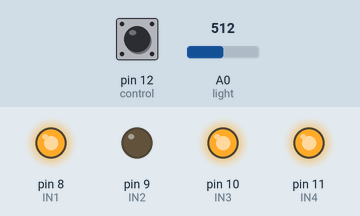
Simulated run of this sketch. Board: Arduino Uno, built with avr-gcc and run on an emulated ATmega328P. On the bench: output pins drawn as LEDs (lit = HIGH). Inputs (shaded band) come from the test bench; at power-on: pin 12 (control) HIGH, A0 (light) = 512. What the sketch prints to the serial monitor is not drawn.

Above: at 5.6 s.
At 13.2 s:
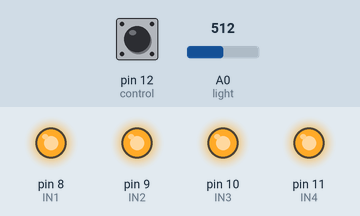
13.3 s: pin 12 (control) pulled LOW for 0.15 s
At 13.4 s:
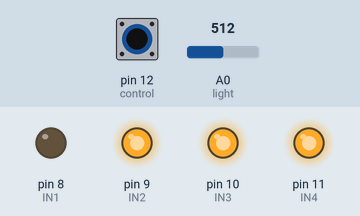
Timing chart, 0 to 16.3 s (numbered marks = the images above; inputs shaded):
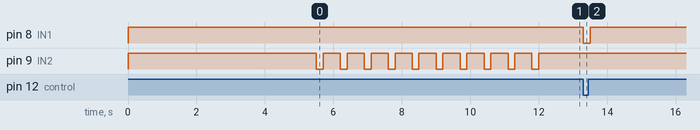

The sketch:

air_conditioner.ino
```cpp
/*
 * 2023.05.03 for air conditioner's controller
 * 2023.05.06 add for control
 *
 */

#define IN1     8
#define IN2     9
#define IN3     10
#define IN4     11
#define control 12      //1 go  0 stop
#define light   A0

int light_value = 0;
const int light_gate = 300; //maximum for 3.3V is 500
int light_state = 0;
int control_value = 0;
int control_state = 0;
int pin3_state    = 0;

void setup() {
  pinMode(IN1,    OUTPUT);
  pinMode(IN2,    OUTPUT);
  pinMode(IN3,    OUTPUT);
  pinMode(IN4,    OUTPUT);
  pinMode(light,  INPUT);
  pinMode(control, INPUT_PULLUP);
  digitalWrite(IN1, HIGH);
  digitalWrite(IN2, HIGH);
  digitalWrite(IN3, HIGH);
  digitalWrite(IN4, HIGH);
  light_value = analogRead(light);
  control_value = digitalRead(control);
  Serial.begin(9600);
  delay(5000);
  for (int i = 0; i < 10; i++){
    delay(500);
    IN2_pin();
  }
  if (light_value <= light_gate){
    delay(1000);
    IN1_pin();
  }
}

void loop() {
  light_value = analogRead(light);    // 350 - 500  close < 250
  control_value = digitalRead(control);
//  Serial.print(light_state);
//  Serial.print(" , ");
//  Serial.print(control_value);
//  Serial.print(" ,, ");
//  Serial.println(control_state);
  check_light();

  /*  control_value : 1 go | 0 stop
   *  light_state   : 1 open | 0 close
   */
  if (control_state == 0 && control_value == 0){
  //if (control_value == 0){
    check_light();
    if (light_state == 1){
      control_state = 1;
    }
  }

  if (control_state == 2 && control_value == 1){
  //if (control_value == 1){
    check_light();
    if (light_state == 0){
      control_state = 3;
    }
  }

  if (control_state == 1){
    IN1_pin();
    Serial.println("1");
    control_state = 2;
  }else if (control_state == 3){
    IN1_pin();
    Serial.println("3");
    control_state = 0;
  }

//  if (pin3_state == 0 && light_value > 400){
//    IN3_pin();
//    pin3_state = 1;
//  }else if (pin3_state == 1 && light_value < 400){
//    pin3_state = 0;
//  }

}

void check_light(){
  if (light_value > light_gate){
    light_state = 1;
  }else if (light_value <= light_gate){
    light_state = 0;
  }
}

void IN1_pin(){
  digitalWrite(IN1, LOW);
  delay(200);
  digitalWrite(IN1, HIGH);
}

void IN2_pin(){
  digitalWrite(IN2, LOW);
  delay(200);
  digitalWrite(IN2, HIGH);
}

void IN3_pin(){
  digitalWrite(IN3, LOW);
  delay(200);
  digitalWrite(IN3, HIGH);
}

void IN4_pin(){
  digitalWrite(IN4, LOW);
  delay(200);
  digitalWrite(IN4, HIGH);
}
```

Measured:
- after the input at 13.3 s, pin 8 (IN1): HIGH → LOW at once, → HIGH 0.20 s later
